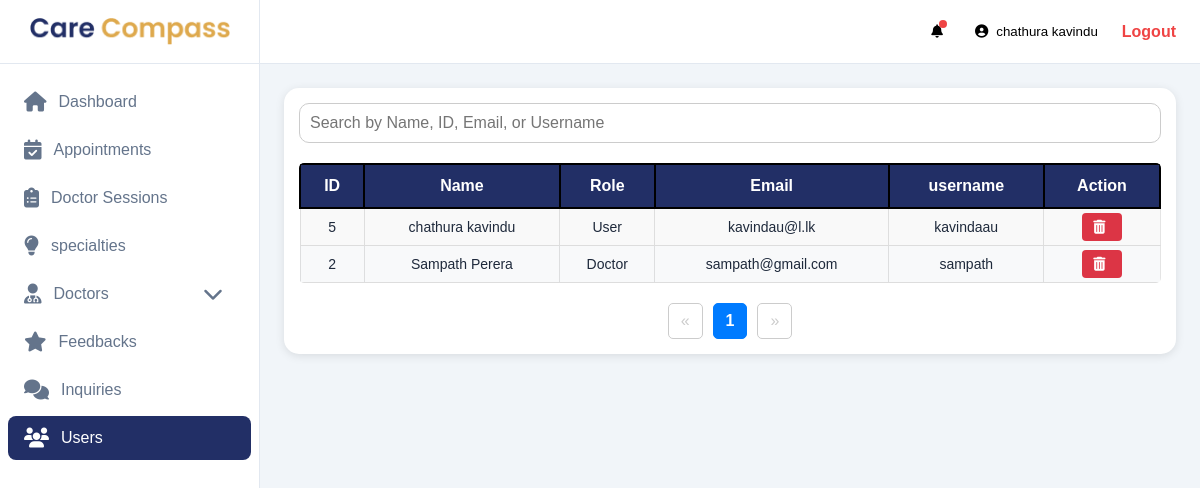
The page /admin/users.php (signed in) on the database its author committed.
### tables this page shows
CREATE TABLE IF NOT EXISTS `users` (
  `id` int NOT NULL AUTO_INCREMENT,
  `fname` varchar(100) NOT NULL,
  `lname` varchar(100) NOT NULL,
  `email` varchar(100) NOT NULL,
  `password` varchar(255) NOT NULL,
  `username` varchar(50) NOT NULL,
  `role` int NOT NULL,
  PRIMARY KEY (`id`),
  UNIQUE KEY `email` (`email`),
  UNIQUE KEY `username` (`username`)
);

### functions/user.php (called while the page is built, shortened)
<?php
function getAllUsers($conn, $start, $limit)
{
    $sql = "SELECT id,fname,lname,email,username, role  FROM users WHERE role !=1 ORDER BY id DESC LIMIT $start, $limit";
    $result = mysqli_query($conn, $sql);
    $users = mysqli_fetch_all($result, MYSQLI_ASSOC);
    return $users;
}
function getUserCount($conn)
{
    $sql = "SELECT COUNT(*) FROM users WHERE role !=1";
    $result = mysqli_query($conn, $sql);
    $count = mysqli_fetch_row($result);
    return $count[0];
}

### admin/users.php (the view, shortened to what this page needs)
<?php
include 'header.php';
include '../db/config.php';
include '../functions/user.php';
if (isset($_GET['page'])) {
    $end = $_GET['page'] * 25;
    $start = $end - 25;
} else {
    $end = 1 * 25;
    $start = $end - 25;
}
$users = getAllUsers($conn, $start, $end);
?>
<div class="dashboard-content">
    <div class="card-body">
    <div class="search-bar">
            <input type="text" id="searchInput" placeholder="Search by Name, ID, Email, or Username" onkeyup="searchSession()">
        </div>
        <div id="datatable-buttons_wrapper" class="dataTables_wrapper dt-bootstrap5 no-footer">
            <div class="row">
                <div class="col-sm-12">
                    <table id="datatable-buttons" class="table table-striped table-bordered dt-responsive nowrap" style="width: 100%;">
                        <thead>
                            <tr>
                                <th>ID</th>
                                <th>Name</th>
                                <th>Role</th>
                                <th>Email</th>
                                <th>username</th>
                                <th>Action</th>
                            </tr>
                        </thead>
                        <tbody class="index" id="index">
                            <tr class="align-middle">
                                <?php
                                foreach ($users as $user):
                                ?>
                            <tr>
                                <td><?= $user['id'] ?></td>
                                <td><?= $user['fname'] . ' ' . $user['lname'] ?> </td>
                                <td><?php if ($user['role'] == 2) {
                                        echo "Doctor";
                                    } elseif ($user['role'] == 1) {
                                        echo "Admin";
                                    } else {
                                        echo "User";
                                    }
                                    ?>
                                </td>
                                <td><?= $user['email'] ?></td>
                                <td><?= $user['username'] ?></td>
                                <td>
                                    <a href="?deleteId=<?= $user['id'] ?>" onclick="return confirm('Are you sure you want to delete this user?')"
                                        class="btn-danger btn-sm">
                                        <i class="fas fa-trash-alt"></i>
                                    </a>
                                </td>
                            </tr>
                            </tr>
                        <?php endforeach; ?>
                        </tbody>
                    </table>
                </div>
            </div>
        </div>
        <div class="d-flex justify-content-end mt-5">
            <nav aria-label="Page navigation">
                <ul class="pagination">
                    <?php
                    include '../db/config.php';
                    $total_pages = ceil(getUserCount($conn) / 25);
                    $current_page = isset($_GET['page']) ? (int)$_GET['page'] : 1;
                    $prev_page = max(1, $current_page - 1);
                    $next_page = min($total_pages, $current_page + 1);
                    ?>
                    <li class="page-item <?= ($current_page == 1) ? 'disabled' : '' ?>">
                        <a class="page-link" href="?page=<?= $prev_page ?>" aria-label="Previous">
                            <span aria-hidden="true">&laquo;</span>
                        </a>
                    </li>
                    <?php for ($i = 1; $i <= $total_pages; $i++) : ?>
                        <li class="page-item <?= ($i == $current_page) ? 'active' : '' ?>">
                            <a class="page-link" href="?page=<?= $i ?>"><?= $i ?></a>
                        </li>
                    <?php endfor; ?>
                    <li class="page-item <?= ($current_page == $total_pages) ? 'disabled' : '' ?>">
                        <a class="page-link" href="?page=<?= $next_page ?>" aria-label="Next">
                            <span aria-hidden="true">&raquo;</span>
                        </a>
                    </li>
                </ul>
            </nav>
        </div>
    </div>
</div>
</body>
</html>

### assets/css/users/styles.css (style rules this page uses)
* { margin: 0; padding: 0; box-sizing: border-box; font-family: 'Poppins', sans-serif; font-weight: 500; --primary-color: #222F66; --secondary-color: #DEAA4E; }
body { background-color: #f1f5f9; color: #1e293b; }
.dashboard-content { padding: 24px; gap: 24px; display: flex; flex-direction: column; }
.card-body { border-radius: 15px; box-shadow: 0 2px 10px rgba(0, 0, 0, 0.1); background: #fff; padding: 15px; }
.table { width: 100%; border-collapse: collapse; margin-top: 10px; }
.table th { background: var(--primary-color); color: white; padding: 12px; border: 2px solid black; text-align: center; }
.table td { border: 1px solid rgba(0, 0, 0, 0.105); padding: 10px; text-align: center; border-bottom: 1px solid #ddd; }
.btn-sm { text-align: center; padding: 6px 11px; border-radius: 4px; text-decoration: none; font-size: 14px; transition: 0.2s; }
.table-striped tbody tr:nth-child(odd) { background: #f8f9fa; }
.btn-sm i { margin-right: 5px; }
.btn-danger { background: #dc3545; color: white; }
.pagination { display: flex; list-style: none; padding: 0; justify-content: center; align-items: center; margin-top: 20px; }
.pagination li { margin: 0 5px; }
.pagination a { text-decoration: none; padding: 8px 12px; border: 1px solid #007bff; color: #007bff; font-size: 16px; border-radius: 5px; transition: 0.3s ease-in-out; display: inline-block; }
.pagination .active a { background-color: #007bff; color: white; font-weight: bold; }
.pagination .disabled a { pointer-events: none; color: #ccc; border-color: #ccc; }
.search-bar { display: flex; justify-content: space-between; margin-bottom: 20px; gap: 50px; }
#searchInput { width: 100%; padding: 10px; margin-bottom: 0px; border: 1px solid #ccc; border-radius: 10px; font-size: 16px; }
table { width: 100%; margin: auto; border-collapse: collapse; background: #fff; border-radius: 5px; overflow: hidden; }
th, td { padding: 12px; border: 1px solid #ddd; text-align: center; }
th { background-color: #007bff; color: white; font-weight: bold; }
tr:nth-child(even) { background-color: #f9f9f9; }
input, textarea { font-size: 14px; font-weight: 500; width: 100%; padding: 0.75rem; border: 1px solid #d1d5db; border-radius: 0.5rem; background-color: white; transition: all 0.2s; }

### admin/users.php (style rules this page uses)
td { font-size: 14px; }

### rows shown on the page
users: id "5", fname "chathura", lname "kavindu", role "User", email "kavindau@l.lk", username "kavindaau"
users: id "2", fname "Sampath", lname "Perera", role "Doctor", email "sampath@gmail.com", username "sampath"

### other values the page prints
$_SESSION['name'] "chathura kavindu"
